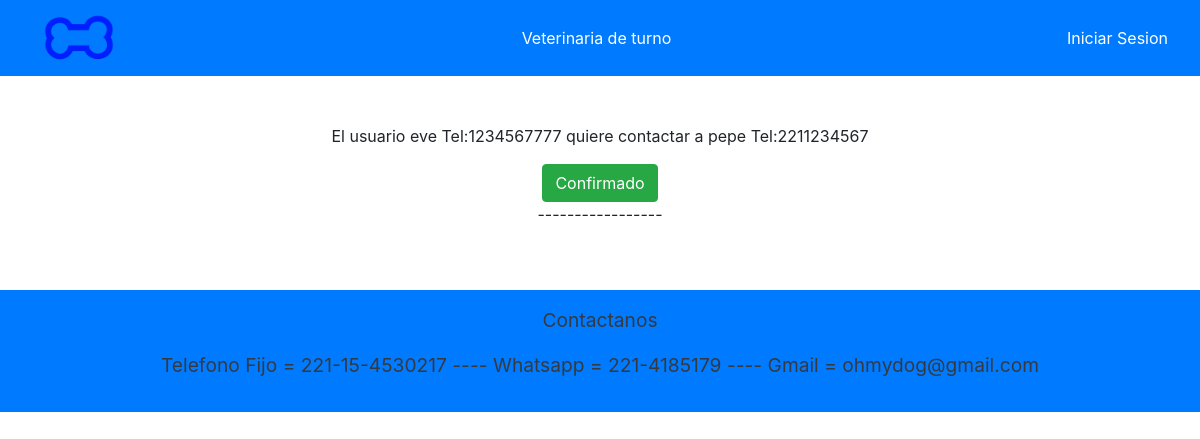
Page /notiContacto on the earlier database version.
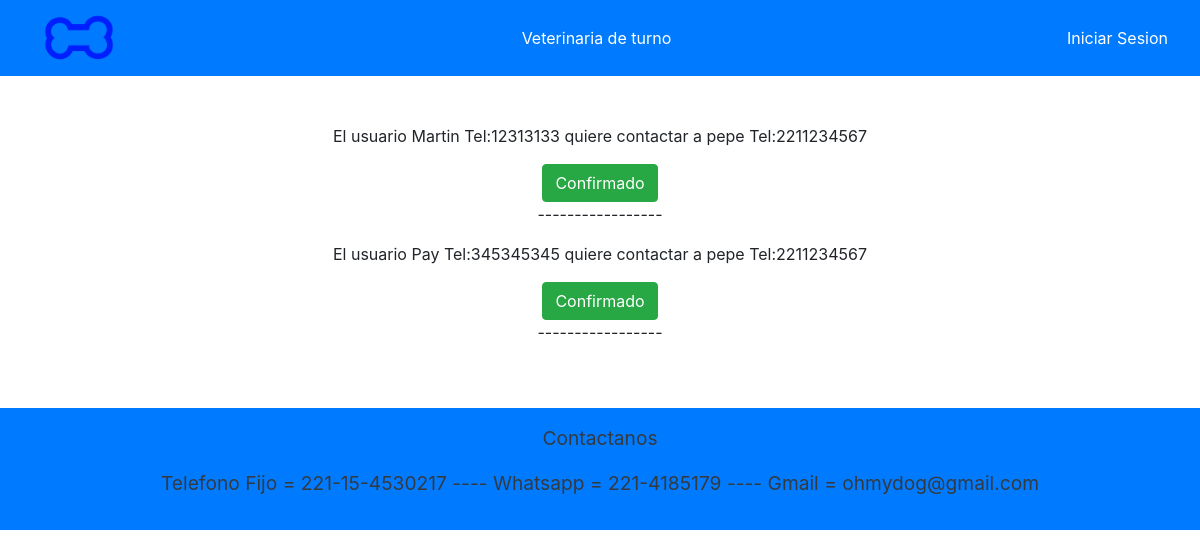
Same page on the later database version.
### APP/models.py (models this page shows)
class ContactoCuidador(models.Model):
    cuidador = models.CharField(max_length=30)
    usuario = models.CharField(max_length=30)
    telUsuario = models.IntegerField()
    telCuidador = models.IntegerField()
    def __str__(self):
        return f'El usuario {self.usuario} Tel:{self.telUsuario} quiere contactar a {self.cuidador} Tel:{self.telCuidador}'

### APP/views.py (the view)
# urls.py: path('notiContacto', views.notiContacto,name='notiContacto'),
def notiContacto(request):
    datosC = ContactoCuidador.objects.all()
    datosP = ContactoPaseador.objects.all()
    context ={
        'usuario':usuario,
        'paseadores':datosP,
        'cuidadores':datosC,
    }
    return render(request,'paginas/notiContactos.html', context)

### APP/templates/paginas/notiContactos.html (shortened to what this page needs)
{% extends 'paginas/base.html' %}
{% load static %}
{% block contenido %}
<div class="d-flex justify-content-center flex-column align-items-center">
    {% if cuidadores|length == 0 and paseadores|length == 0 %}
        <p>Aun no hay consultas</p>
    {% else %}
        {% for c in cuidadores %}
            <p>{{ c }}</p>
            <a href="./borrarNotiC/{{c.id}}" class="btn btn-success">Confirmado</a>
            <p>-----------------</p>
        {% endfor %}
    {% endif %}
</div>
{% endblock %}

Differences in the rows shown:
removed ContactoCuidador: usuario+telUsuario+cuidador "El usuario eve Tel:1234567777 quiere contactar a pepe Tel:2211234567"
added ContactoCuidador: usuario+telUsuario+cuidador "El usuario Martin Tel:12313133 quiere contactar a pepe Tel:2211234567"
added ContactoCuidador: usuario+telUsuario+cuidador "El usuario Pay Tel:345345345 quiere contactar a pepe Tel:2211234567"
